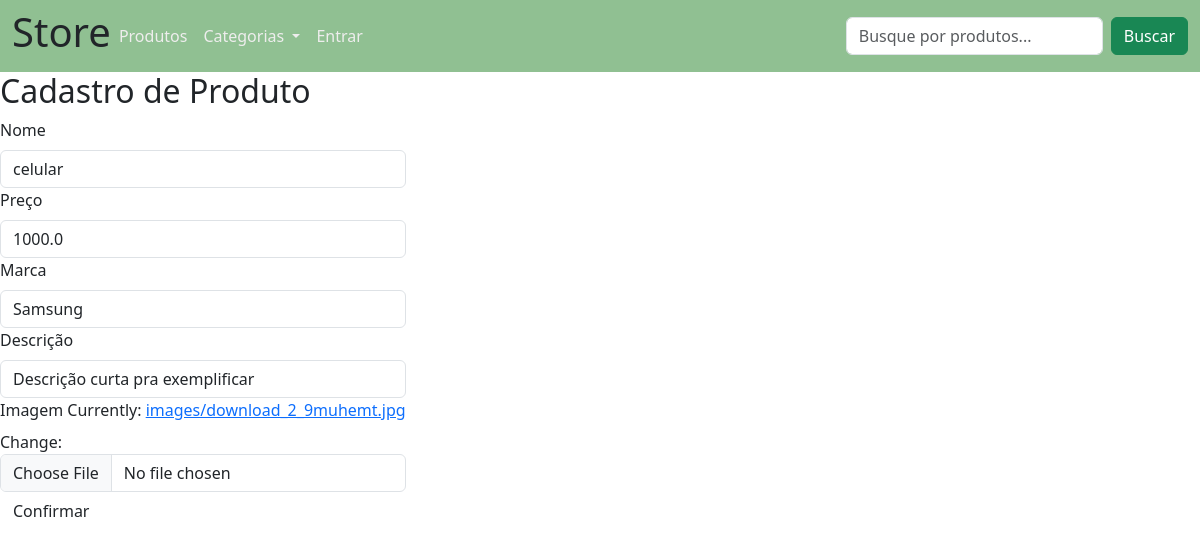
/roduct/editar/3/, run on the app's committed database.
### app_ecommerce/models.py (models this page shows, shortened)
class Products(models.Model):
    nome = models.CharField(max_length=150)
    marca = models.CharField(max_length=100)
    preco = models.FloatField()
    descricao = models.TextField(max_length=500)
    imagem = models.ImageField(upload_to='images')

### app_ecommerce/views.py (the view)
# urls.py: path('roduct/editar/<int:id>/',product_editar, name='product_editar'),
def product_editar(request,id):
    product = get_object_or_404(Products,id=id)
    if request.method == 'POST':
        form = ProductsForm(request.POST,request.FILES,instance=product)
        if form.is_valid():
            form.save()
            return redirect('admin_listar')
    else:
        form = ProductsForm(instance=product)
    return render(request,'ecommerce/product_form.html',{'form':form})

### app_ecommerce/form.py
class ProductsForm(ModelForm):
    class Meta:
        model = Products
        fields = '__all__'
        widgets = {
            'nome' : forms.TextInput(attrs={'class': 'form-control' }),
            'marca' : forms.TextInput(attrs={'class': 'form-control' }),
            'preco' : forms.NumberInput(attrs={'class': 'form-control' }),
            'descricao' : forms.TextInput(attrs={'class': 'form-control' }),
            'imagem': forms.ClearableFileInput(attrs={'class': 'form-control' })
        }

### templates/ecommerce/product_form.html (shortened to what this page needs)
{% extends 'base.html' %}
  {% block style %}
  {% load static %}
  <link rel="stylesheet" href="{% static 'ecommerce/Style.css' %}">
  {% endblock %}
  {% block content %}
  <div class="flex">
    <div>
        <div class="flex">
            <h2 style="font-size: xx-large;"> Cadastro de Produto</h2>
        </div>
        <div class="flex">
            <form method="post" enctype="multipart/form-data">
                <div>
                    <label for="nome" class="form-label">Nome</label>
                    {{ form.nome }}
                </div>
                <div>
                    <label for="nome" class="form-label">Preço</label>
                    {{ form.preco }}
                </div>
                <div>
                    <label for="nome" class="form-label">Marca</label>
                    {{ form.marca }}
                </div>
                <div>
                    <label for="nome" class="form-label">Descrição</label>
                    {{ form.descricao }}
                </div>
                <div>
                    <label for="nome" class="form-label">Imagem</label>
                    {{ form.imagem }}
                </div>
                <div>
                    <button type="submit" class="btn enviar">Confirmar</button>
                </div>
            </form>
        </div>
        </div>
    </div>
  {% endblock %}

### static/ecommerce/Style.css (style rules this page uses)
.flex { display: flex; }

### data on the page
Products: nome "celular", preco "1000.0", marca "Samsung", descricao "Descrição curta pra exemplificar"
